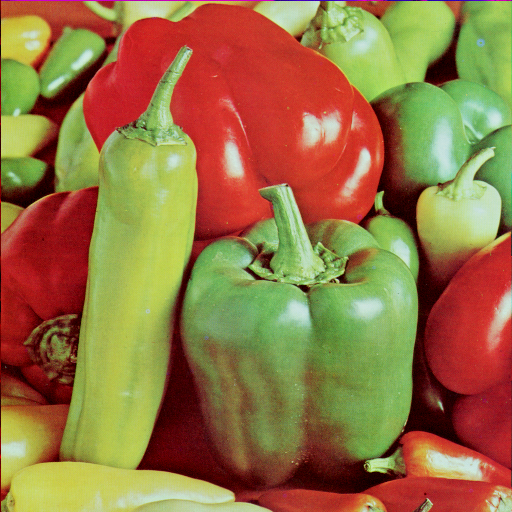
%> input picture ch09/pepper.png, 512 x 512 px
$ octave fft2_m1.m   (GNU Octave 9; MATLAB toolbox functions it lacks are replaced by stand-ins)
%> lines starting %> are read from the running program, lines starting %| are printed output that depends on the picture
clear all;
close all;
clc;
%% 图像的二维离散傅里叶变换和平移
l = imread('pepper.png');
%> l is the input picture: size 512x512x3 uint8; mean R, G, B 149.8, 115.6, 66.5
L = rgb2gray(l);
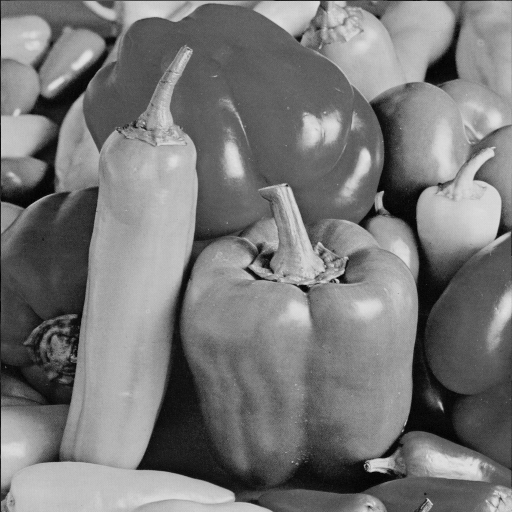
%> L: size 512x512 uint8; min 0, max 228, mean 120.2
J = fft2(L);
J = fftshift(J);
k = abs(J/256);
figure;
subplot(121);imshow(L);
subplot(122);imshow(uint8(k));
%> after `imshow(uint8(k))`:
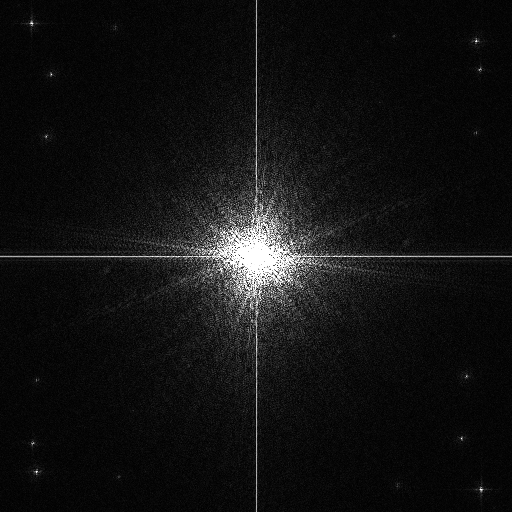
%> displayed picture: size 512x512, on the screen's scale of 0 to 255; min 0, max 255, mean 18.1

$ run again, with ch09/cameraman.tif saved as ch09/pepper.png
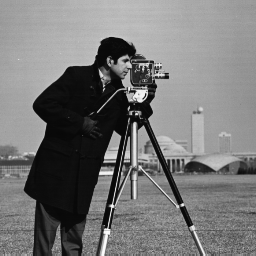
%> input picture ch09/cameraman.tif, 256 x 256 px
%> l is the input picture: size 256x256 uint8; min 7, max 253, mean 118.7
%> `imshow(uint8(k))`:
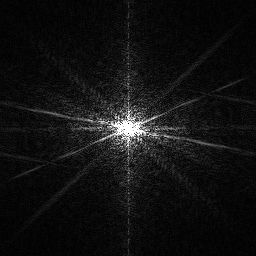
%> displayed picture: size 256x256, on the screen's scale of 0 to 255; min 0, max 255, mean 17.1
